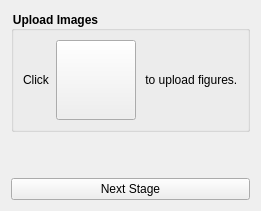
            <widget class="QWidget" name="page1">
             <layout class="QVBoxLayout" name="verticalLayout_2">
              <item>
               <layout class="QVBoxLayout" name="verticalLayout">
                <item>
                 <widget class="QGroupBox" name="groupBox_3">
                  <property name="minimumSize">
                   <size>
                    <width>0</width>
                    <height>100</height>
                   </size>
                  </property>
                  <property name="styleSheet">
                   <string notr="true">QGroupBox{
    font-weight: bold;
}
</string>
                  </property>
                  <property name="title">
                   <string>Upload Images</string>
                  </property>
                  <layout class="QVBoxLayout" name="verticalLayout_17">
                   <item>
                    <layout class="QHBoxLayout" name="horizontalLayout_19">
                     <property name="bottomMargin">
                      <number>0</number>
                     </property>
                     <item>
                      <widget class="QLabel" name="label_13">
                       <property name="sizePolicy">
                        <sizepolicy hsizetype="Minimum" vsizetype="Preferred">
                         <horstretch>0</horstretch>
                         <verstretch>0</verstretch>
                        </sizepolicy>
                       </property>
                       <property name="text">
                        <string>Click</string>
                       </property>
                      </widget>
                     </item>
                     <item>
                      <widget class="QPushButton" name="plusButton">
                       <property name="sizePolicy">
                        <sizepolicy hsizetype="Fixed" vsizetype="Fixed">
                         <horstretch>0</horstretch>
                         <verstretch>0</verstretch>
                        </sizepolicy>
                       </property>
                       <property name="minimumSize">
                        <size>
                         <width>80</width>
                         <height>80</height>
                        </size>
                       </property>
                       <property name="text">
                        <string/>
                       </property>
                       <property name="icon">
                        <iconset resource="../icon.qrc">
                         <normaloff>:/icons/icons/plus.svg</normaloff>:/icons/icons/plus.svg</iconset>
                       </property>
                       <property name="iconSize">
                        <size>
                         <width>50</width>
                         <height>50</height>
                        </size>
                       </property>
                      </widget>
                     </item>
                     <item>
                      <widget class="QLabel" name="label_3">
                       <property name="text">
                        <string> to upload figures.</string>
                       </property>
                      </widget>
                     </item>
                    </layout>
                   </item>
                  </layout>
                 </widget>
                </item>
                <item>
                 <spacer name="verticalSpacer_4">
                  <property name="orientation">
                   <enum>Qt::Orientation::Vertical</enum>
                  </property>
                  <property name="sizeHint" stdset="0">
                   <size>
                    <width>20</width>
                    <height>40</height>
                   </size>
                  </property>
                 </spacer>
                </item>
                <item>
                 <layout class="QHBoxLayout" name="horizontalLayout_17">
                  <property name="bottomMargin">
                   <number>0</number>
                  </property>
                  <item>
                   <widget class="QPushButton" name="nextButton1">
                    <property name="text">
                     <string>Next Stage</string>
                    </property>
                   </widget>
                  </item>
                 </layout>
                </item>
               </layout>
              </item>
             </layout>
            </widget>
